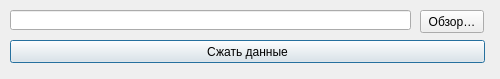
<?xml version="1.0" encoding="UTF-8"?>
<ui version="4.0">
 <class>Encoding</class>
 <widget class="QDialog" name="Encoding">
  <property name="geometry">
   <rect>
    <x>0</x>
    <y>0</y>
    <width>500</width>
    <height>79</height>
   </rect>
  </property>
  <property name="windowTitle">
   <string>Dialog</string>
  </property>
  <property name="windowIcon">
   <iconset>
    <normaloff>:/images/icon.png</normaloff>:/images/icon.png</iconset>
  </property>
  <widget class="QPushButton" name="encodeButton">
   <property name="geometry">
    <rect>
     <x>10</x>
     <y>40</y>
     <width>475</width>
     <height>23</height>
    </rect>
   </property>
   <property name="text">
    <string>Сжать данные</string>
   </property>
  </widget>
  <widget class="QLineEdit" name="inputFile">
   <property name="geometry">
    <rect>
     <x>10</x>
     <y>10</y>
     <width>401</width>
     <height>20</height>
    </rect>
   </property>
   <property name="text">
    <string/>
   </property>
  </widget>
  <widget class="QPushButton" name="browseButton">
   <property name="geometry">
    <rect>
     <x>420</x>
     <y>10</y>
     <width>64</width>
     <height>23</height>
    </rect>
   </property>
   <property name="text">
    <string>Обзор…</string>
   </property>
  </widget>
 </widget>
 <resources/>
 <connections/>
</ui>
